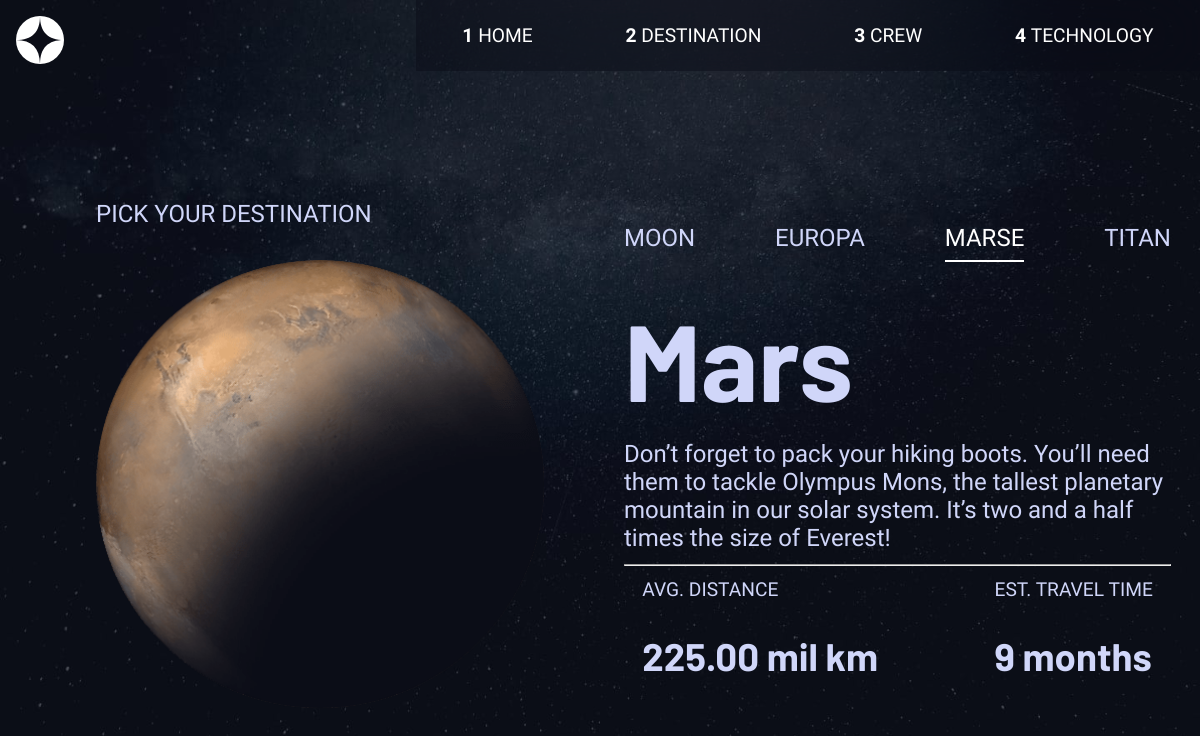
Page /destination/2 on the committed database.
### pages/models.py (models this page shows)
class Destinations(models.Model):
    name = models.CharField(max_length=15)
    desc = models.CharField(max_length=300)
    distance = models.IntegerField()
    time = models.CharField(max_length=20)

### pages/views.py (the view)
# urls.py: path('destination/<int:id>', views.destination, name='destination'),
def destination(request, id=1):
    data = Destinations.objects.get(pk=id)
    return render(request, 'destination.html', {'data': data})

### pages/templatetags/custom_filters.py (called while the page is built)
@register.filter
def format_number(value):
    if value >= 1000000000:
        return "{:.2f} bil ".format(value / 1000000000)
    elif value >= 1000000:
        return "{:.2f} mil ".format(value / 1000000)
    else:
        temp = str(value)
        mid = len(temp)//2
        return temp[:mid]+","+temp[mid:]

### templates/destination.html (shortened to what this page needs)
{% load static %}
{% load custom_filters %}
<!DOCTYPE html>
<html lang="en">
<head>
    <link rel="stylesheet" href="{% static 'css/base.css' %}">
</head>
<body>
    {% include 'header.html' %}
    <main>
        <section class='container'>
            <p class='capitalize'>pick your destination</p>
            <img class='model' src="../static/assets/destination/image-{{data.name|lower}}.png" alt="image-moon">
        </section>
        <section class='container'>
            <section class='flex nav'>
                <a
                href="{% url 'pages:destination' id=1 %}">moon</a>
                <a
                href="{% url 'pages:destination' id=3 %}">europa</a>
                <a
                {% if data.name == 'Mars' %}
                style="color:#ffffff;
                border-bottom:2px solid #ffffff;"
                {% endif %}
                 href="{% url 'pages:destination' id=2 %}">marse</a>
                <a
                href="{% url 'pages:destination' id=4 %}">titan</a>
            </section>
            <h1>{{data.name}}</h1>
            <p>{{data.desc}}</p>
        <hr/>
        <section class='flex data'>
            <section>
                <p class='capitalize'>avg. distance</p>
                <h2>
                    {{data.distance|format_number}} km
                </h2>
            </section>
            <section>
                <p class='capitalize'>est. travel time</p>
                <h2>{{data.time}}</h2>
            </section>
        </section>
        </section>
    </main>
</body>
</html>

### static/css/base.css (style rules this page uses)
* { box-sizing: border-box; }
html, body { margin: 0; padding: 0; }
body { color: #D0D6F9; background-size: cover; font-family: 'Barlow Condensed', sans-serif; font-weight: 400; }
.flex { display: flex; justify-content: space-around; }
h1 { font-size: 4.5em; font-family: 'Barlow', sans-serif; margin: 1rem 0; }
h2 { font-family: 'Barlow', sans-serif; font-size: 2em; }
a { text-decoration: none; color: white; padding: 0.5rem 0; margin: 1rem 0; text-transform: uppercase; }
main { padding: 0 1rem; text-align: center; }
.container { margin: 15% 0; }
.container:last-child { margin-bottom: 0; }
.capitalize { text-transform: uppercase; }
h2:last-child { margin-bottom: 1rem; }
p { margin: 0; }
.nav { justify-content: space-around; }
.nav a { color: #D0D6F9; }
.model { margin: 2rem 0; }
@media (min-width:1025px) { .flex { gap: 5rem; } }
@media (min-width:1025px) { main { text-align: left; padding: 10% 6rem 0; font-size: 1.5em; display: grid; grid-template-columns: auto auto; column-gap: 5rem; } }
@media (min-width:1025px) { main .container:first-child { flex: 1; } }
@media (min-width:1025px) { .container { margin: 0; } }
@media (min-width:1025px) { .data { display: flex; font-size: 0.8em; justify-content: space-around; } }
@media (min-width:1025px) { .model { width: 28rem; } }

### templates/destination.html (style rules this page uses)
@media (min-width:1025px) { body { background-image:url('../static/assets/destination/background-destination-desktop.jpg'); } }

### rows in the picture
Destinations: name "Mars", desc "Don’t forget to pack your hiking boots. You’ll need them to tackle Olympus Mons, the tallest planetary mountain in our solar system. It’s two and a half times the size of Everest!", distance "225.00 mil", time "9 months"
